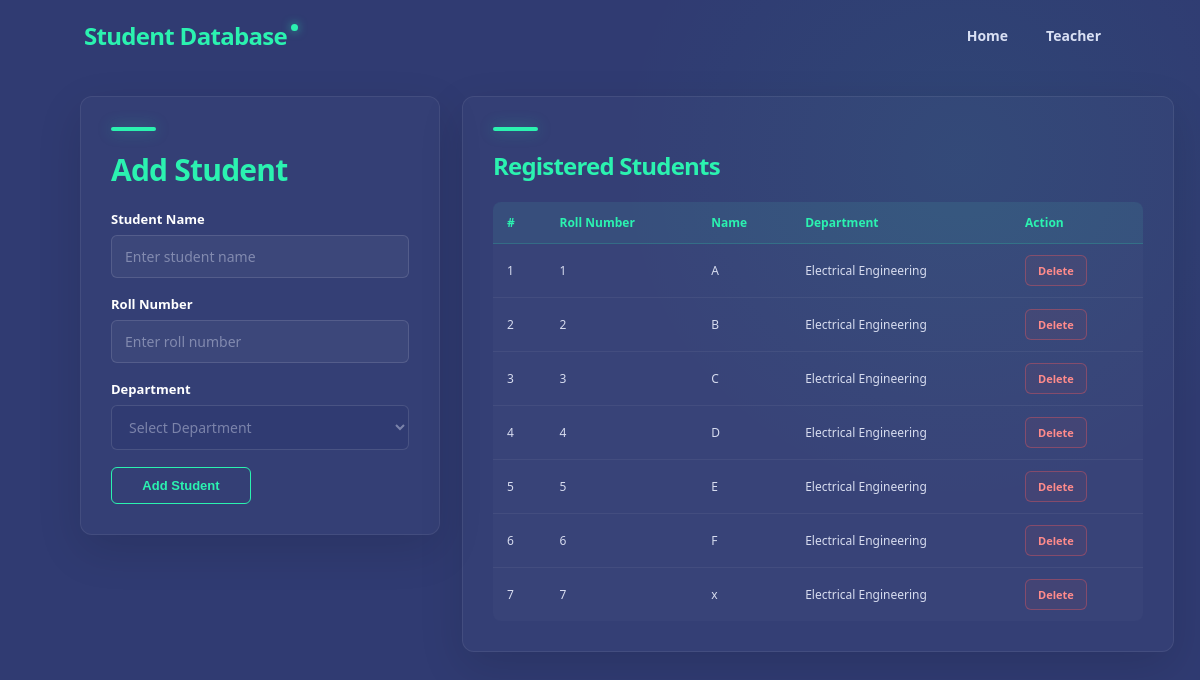
/students, run on the app's committed database.
### tables this page shows
CREATE TABLE students (

            id INTEGER PRIMARY KEY AUTOINCREMENT,

            roll_number TEXT UNIQUE NOT NULL,

            name TEXT NOT NULL,

            department TEXT NOT NULL

        );

### app.py (the view)
@app.route("/students")
def students():
    connection = get_db_connection()
    students_list = connection.execute(
        """
        SELECT *
        FROM students
        ORDER BY roll_number
        """
    ).fetchall()
    connection.close()
    return render_template(
        "students.html",
        students=students_list
    )

### app.py (called while the page is built)
def get_db_connection():
    connection = sqlite3.connect(DATABASE)
    connection.row_factory = sqlite3.Row
    return connection

### templates/students.html (shortened to what this page needs)
<!DOCTYPE html>
<html>
<head>
</head>
<body>
<nav class="navbar">
    <div class="logo">
        Student Database
    </div>
    <div class="nav-links">
        <a href="{{ url_for('home') }}">
            Home
        </a>
        <a href="{{ url_for('teacher') }}">
            Teacher
        </a>
    </div>
</nav>
<div class="container">
    <div class="card">
        <h1>
            Add Student
        </h1>
        <form
            action="{{ url_for('add_student') }}"
            method="POST"
        >
            <div class="form-group">
                <label for="name">
                    Student Name
                </label>
                <input
                    type="text"
                    id="name"
                    name="name"
                    placeholder="Enter student name"
                    required
                >
            </div>
            <div class="form-group">
                <label for="roll_number">
                    Roll Number
                </label>
                <input
                    type="text"
                    id="roll_number"
                    name="roll_number"
                    placeholder="Enter roll number"
                    required
                >
            </div>
            <div class="form-group">
                <label for="department">
                    Department
                </label>
                <select
                    name="department"
                    id="department"
                    required
                >
                    <option
                        value=""
                        disabled
                        selected
                    >
                        Select Department
                    </option>
                </select>
            </div>
            <button
                class="button button-green"
                type="submit"
            >
                Add Student
            </button>
        </form>
    </div>
    <div class="card">
        <h2>
            Registered Students
        </h2>
        {% if students %}
            <div style="overflow-x:auto;">
                <table>
                    <thead>
                        <tr>
                            <th>
                                #
                            </th>
                            <th>
                                Roll Number
                            </th>
                            <th>
                                Name
                            </th>
                            <th>
                                Department
                            </th>
                            <th>
                                Action
                            </th>
                        </tr>
                    </thead>
                    <tbody>
                        {% for student in students %}
                            <tr>
                                <td>
                                    {{ loop.index }}
                                </td>
                                <td>
                                    {{ student["roll_number"] }}
                                </td>
                                <td>
                                    {{ student["name"] }}
                                </td>
                                <td>
                                    {{ student["department"] }}
                                </td>
                                <td>
                                    <a
                                        class="button button-red"
                                        href="{{ url_for(
                                            'delete_student',
                                            student_id=student['id']
                                        ) }}"
                                        onclick="return confirm(
                                            'Delete this student?'
                                        );"
                                    >
                                        Delete
                                    </a>
                                </td>
                            </tr>
                        {% endfor %}
                    </tbody>
                </table>
            </div>
        {% else %}
            <p class="subtitle">
                No students registered yet.
            </p>
        {% endif %}
    </div>
</div>
</body>
</html>

### templates/students.html (style rules this page uses)
* { margin: 0; padding: 0; box-sizing: border-box; }
html { scroll-behavior: smooth; }
body { min-height: 100vh; font-family: "Segoe UI", Arial, Helvetica, sans-serif; background: radial-gradient( circle at 80% 20%, rgba(38, 240, 174, 0.06), transparent 30% ), #303b72; color: #ffffff; display: flex; flex-direction: column; }
.navbar { width: 100%; padding: 18px 7%; display: flex; align-items: center; justify-content: space-between; background: transparent; }
.logo { color: #2bf2b0; font-size: 24px; font-weight: 800; letter-spacing: -0.7px; position: relative; }
.logo::after { content: ""; position: absolute; width: 7px; height: 7px; background: #2bf2b0; border-radius: 50%; right: -11px; top: 5px; box-shadow: 0 0 10px rgba(43, 242, 176, 0.7); }
.nav-links { display: flex; align-items: center; gap: 8px; }
.nav-links a { text-decoration: none; color: #d9e0f4; font-size: 14px; font-weight: 600; padding: 7px 14px; border: 1px solid transparent; border-radius: 8px; transition: color 0.25s ease, background 0.25s ease, border-color 0.25s ease, transform 0.25s ease; }
.container { width: 100%; max-width: 1100px; margin: auto; padding: 25px 30px 40px; flex: 1; display: grid; grid-template-columns: 360px 1fr; gap: 22px; align-items: start; }
.card { width: 100%; padding: 30px; background: rgba(255, 255, 255, 0.025); border: 1px solid rgba(255, 255, 255, 0.07); border-radius: 12px; box-shadow: 0 15px 45px rgba(0, 0, 0, 0.12); }
.card::before { content: ""; display: block; width: 45px; height: 4px; margin-bottom: 18px; border-radius: 20px; background: #2bf2b0; box-shadow: 0 0 15px rgba(43, 242, 176, 0.35); }
.card h1, .card h2 { color: #2bf2b0; font-weight: 800; letter-spacing: -0.8px; margin-bottom: 20px; }
.card h1 { font-size: 30px; }
.card h2 { font-size: 24px; }
.form-group { margin-bottom: 17px; }
label { display: block; margin-bottom: 7px; color: #ffffff; font-size: 13px; font-weight: 700; }
input, select { width: 100%; padding: 11px 13px; color: #ffffff; background: rgba(255, 255, 255, 0.045); border: 1px solid rgba(255, 255, 255, 0.12); border-radius: 6px; outline: none; font-family: inherit; font-size: 14px; transition: border-color 0.25s ease, background 0.25s ease, box-shadow 0.25s ease; }
input::placeholder { color: rgba(215, 220, 239, 0.45); }
select { background: #303b72; cursor: pointer; appearance: auto; }
select option { background: #303b72; color: #ffffff; }
select:invalid { color: rgba(215, 220, 239, 0.45); }
.button { display: inline-flex; align-items: center; justify-content: center; min-width: 140px; padding: 10px 17px; text-decoration: none; border-radius: 6px; background: #2bf2b0; color: #263365; font-size: 13px; font-weight: 800; border: 1px solid #2bf2b0; box-shadow: 0 5px 18px rgba(43, 242, 176, 0.14); cursor: pointer; transition: transform 0.25s ease, box-shadow 0.25s ease, background 0.25s ease, color 0.25s ease; }
.button-green { background: transparent; color: #2bf2b0; border-color: #2bf2b0; box-shadow: none; }
.button-red { min-width: auto; padding: 7px 12px; color: #ff8b8b; background: rgba(255, 91, 91, 0.06); border-color: rgba(255, 91, 91, 0.35); box-shadow: none; font-size: 11px; }
.card > div[style*="overflow-x:auto"] { border-radius: 8px; }
table { width: 100%; border-collapse: collapse; min-width: 650px; overflow: hidden; background: rgba(255, 255, 255, 0.02); }
th { padding: 12px 14px; color: #2bf2b0; background: rgba(43, 242, 176, 0.06); border-bottom: 1px solid rgba(43, 242, 176, 0.18); font-size: 12px; font-weight: 800; text-align: left; white-space: nowrap; }
td { padding: 11px 14px; color: #d7dcef; border-bottom: 1px solid rgba(255, 255, 255, 0.055); font-size: 12px; white-space: nowrap; }
tr:last-child td { border-bottom: none; }

### data on the page
students: roll_number "1", name "A", department "Electrical Engineering"
students: roll_number "2", name "B", department "Electrical Engineering"
students: roll_number "3", name "C", department "Electrical Engineering"
students: roll_number "4", name "D", department "Electrical Engineering"
students: roll_number "5", name "E", department "Electrical Engineering"
students: roll_number "6", name "F", department "Electrical Engineering"
students: roll_number "7", name "x", department "Electrical Engineering"
